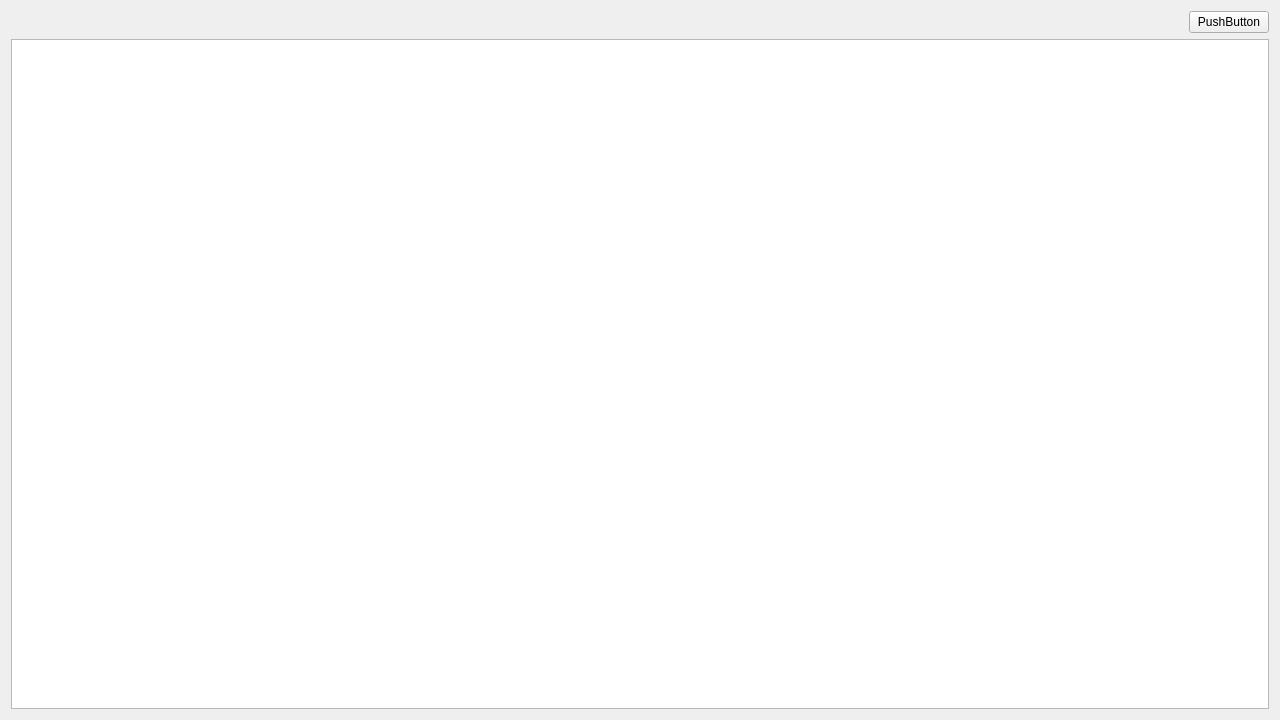
<?xml version="1.0" encoding="UTF-8"?>
<ui version="4.0">
 <class>PathfindingTab</class>
 <widget class="QWidget" name="PathfindingTab">
  <property name="geometry">
   <rect>
    <x>0</x>
    <y>0</y>
    <width>1280</width>
    <height>720</height>
   </rect>
  </property>
  <property name="windowTitle">
   <string>Form</string>
  </property>
  <layout class="QGridLayout" name="gridLayout">
   <item row="0" column="0">
    <layout class="QVBoxLayout" name="pathfindingLayout">
     <item>
      <layout class="QHBoxLayout" name="horizontalLayout">
       <item>
        <spacer name="horizontalSpacer">
         <property name="orientation">
          <enum>Qt::Horizontal</enum>
         </property>
         <property name="sizeHint" stdset="0">
          <size>
           <width>40</width>
           <height>20</height>
          </size>
         </property>
        </spacer>
       </item>
       <item>
        <widget class="QPushButton" name="pushButton">
         <property name="text">
          <string>PushButton</string>
         </property>
        </widget>
       </item>
      </layout>
     </item>
     <item>
      <widget class="QGraphicsView" name="pathfindingGraphicsView"/>
     </item>
    </layout>
   </item>
  </layout>
 </widget>
 <resources/>
 <connections/>
</ui>
